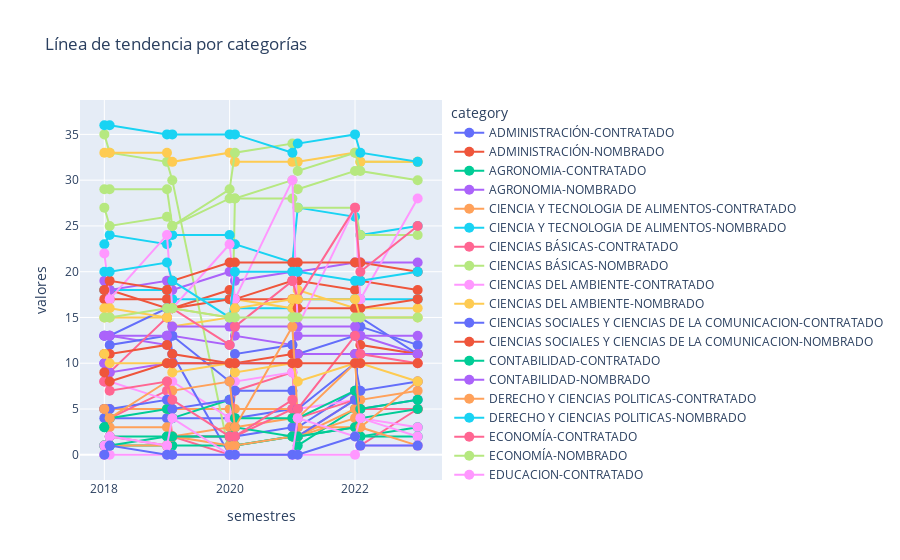

Here is the notebook cell this chart was saved with:
### Code cell
fig = px.line(df, x='semestres', y='valores', color='category', title='Línea de tendencia por categorías')
fig.update_traces(mode='lines+markers', marker=dict(size=10, symbol='circle'))
fig.show()

### Figure 1 — Plotly figure (JSON) as saved in the notebook; plotly's stock layout.template omitted (floating-point values rounded to 4 significant figures)
{"data": [{"hovertemplate": "category=ADMINISTRACIÓN-CONTRATADO<br>semestres=%{x}<br>valores=%{y}<extra></extra>", "legendgroup": "ADMINISTRACIÓN-CONTRATADO", "line": {"color": "#636efa", "dash": "solid"}, "marker": {"symbol": "circle", "size": 10}, "mode": "lines+markers", "name": "ADMINISTRACIÓN-CONTRATADO", "orientation": "v", "showlegend": true, "x": ["2018-1", "2018-2", "2019-1", "2019-2", "2020-1", "2020-2", "2021-1", "2021-2", "2022-1", "2022-2", "2023-1"], "xaxis": "x", "y": [4, 4, 4, 4, 4, 4, 5, 3, 7, 5, 6], "yaxis": "y", "type": "scatter"}, {"hovertemplate": "category=ADMINISTRACIÓN-NOMBRADO<br>semestres=%{x}<br>valores=%{y}<extra></extra>", "legendgroup": "ADMINISTRACIÓN-NOMBRADO", "line": {"color": "#EF553B", "dash": "solid"}, "marker": {"symbol": "circle", "size": 10}, "mode": "lines+markers", "name": "ADMINISTRACIÓN-NOMBRADO", "orientation": "v", "showlegend": true, "x": ["2018-1", "2018-2", "2019-1", "2019-2", "2020-1", "2020-2", "2021-1", "2021-2", "2022-1", "2022-2", "2023-1"], "xaxis": "x", "y": [18, 18, 16, 16, 18, 17, 19, 19, 18, 19, 18], "yaxis": "y", "type": "scatter"}, {"hovertemplate": "category=AGRONOMIA-CONTRATADO<br>semestres=%{x}<br>valores=%{y}<extra></extra>", "legendgroup": "AGRONOMIA-CONTRATADO", "line": {"color": "#00cc96", "dash": "solid"}, "marker": {"symbol": "circle", "size": 10}, "mode": "lines+markers", "name": "AGRONOMIA-CONTRATADO", "orientation": "v", "showlegend": true, "x": ["2018-1", "2018-2", "2019-1", "2019-2", "2020-1", "2020-2", "2021-1", "2021-2", "2022-1", "2022-2", "2023-1"], "xaxis": "x", "y": [3, 2, 2, 2, 2, 1, 2, 2, 3, 2, 3], "yaxis": "y", "type": "scatter"}, {"hovertemplate": "category=AGRONOMIA-NOMBRADO<br>semestres=%{x}<br>valores=%{y}<extra></extra>", "legendgroup": "AGRONOMIA-NOMBRADO", "line": {"color": "#ab63fa", "dash": "solid"}, "marker": {"symbol": "circle", "size": 10}, "mode": "lines+markers", "name": "AGRONOMIA-NOMBRADO", "orientation": "v", "showlegend": true, "x": ["2018-1", "2018-2", "2019-1", "2019-2", "2020-1", "2020-2", "2021-1", "2021-2", "2022-1", "2022-2", "2023-1"], "xaxis": "x", "y": [13, 13, 12, 13, 12, 13, 12, 13, 13, 13, 11], "yaxis": "y", "type": "scatter"}, {"hovertemplate": "category=CIENCIA Y TECNOLOGIA DE ALIMENTOS-CONTRATADO<br>semestres=%{x}<br>valores=%{y}<extra></extra>", "legendgroup": "CIENCIA Y TECNOLOGIA DE ALIMENTOS-CONTRATADO", "line": {"color": "#FFA15A", "dash": "solid"}, "marker": {"symbol": "circle", "size": 10}, "mode": "lines+markers", "name": "CIENCIA Y TECNOLOGIA DE ALIMENTOS-CONTRATADO", "orientation": "v", "showlegend": true, "x": ["2018-1", "2018-2", "2019-1", "2019-2", "2020-1", "2020-2", "2021-1", "2021-2", "2022-1", "2022-2", "2023-1"], "xaxis": "x", "y": [5, 5, 5, 5, 5, 5, 5, 3, 3, 5, 5], "yaxis": "y", "type": "scatter"}, {"hovertemplate": "category=CIENCIA Y TECNOLOGIA DE ALIMENTOS-NOMBRADO<br>semestres=%{x}<br>valores=%{y}<extra></extra>", "legendgroup": "CIENCIA Y TECNOLOGIA DE ALIMENTOS-NOMBRADO", "line": {"color": "#19d3f3", "dash": "solid"}, "marker": {"symbol": "circle", "size": 10}, "mode": "lines+markers", "name": "CIENCIA Y TECNOLOGIA DE ALIMENTOS-NOMBRADO", "orientation": "v", "showlegend": true, "x": ["2018-1", "2018-2", "2019-1", "2019-2", "2020-1", "2020-2", "2021-1", "2021-2", "2022-1", "2022-2", "2023-1"], "xaxis": "x", "y": [18, 18, 18, 17, 17, 16, 16, 17, 17, 17, 17], "yaxis": "y", "type": "scatter"}, {"hovertemplate": "category=CIENCIAS BÁSICAS-CONTRATADO<br>semestres=%{x}<br>valores=%{y}<extra></extra>", "legendgroup": "CIENCIAS BÁSICAS-CONTRATADO", "line": {"color": "#FF6692", "dash": "solid"}, "marker": {"symbol": "circle", "size": 10}, "mode": "lines+markers", "name": "CIENCIAS BÁSICAS-CONTRATADO", "orientation": "v", "showlegend": true, "x": ["2018-1", "2018-2", "2019-1", "2019-2", "2020-1", "2020-2", "2021-1", "2021-2", "2022-1", "2022-2", "2023-1"], "xaxis": "x", "y": [5, 4, 7, 2, 0, 7, 9, 2, 6, 1, 5], "yaxis": "y", "type": "scatter"}, {"hovertemplate": "category=CIENCIAS BÁSICAS-NOMBRADO<br>semestres=%{x}<br>valores=%{y}<extra></extra>", "legendgroup": "CIENCIAS BÁSICAS-NOMBRADO", "line": {"color": "#B6E880", "dash": "solid"}, "marker": {"symbol": "circle", "size": 10}, "mode": "lines+markers", "name": "CIENCIAS BÁSICAS-NOMBRADO", "orientation": "v", "showlegend": true, "x": ["2018-1", "2018-2", "2019-1", "2019-2", "2020-1", "2020-2", "2021-1", "2021-2", "2022-1", "2022-2", "2023-1"], "xaxis": "x", "y": [35, 33, 32, 30, 0, 28, 30, 29, 31, 32, 32], "yaxis": "y", "type": "scatter"}, {"hovertemplate": "category=CIENCIAS DEL AMBIENTE-CONTRATADO<br>semestres=%{x}<br>valores=%{y}<extra></extra>", "legendgroup": "CIENCIAS DEL AMBIENTE-CONTRATADO", "line": {"color": "#FF97FF", "dash": "solid"}, "marker": {"symbol": "circle", "size": 10}, "mode": "lines+markers", "name": "CIENCIAS DEL AMBIENTE-CONTRATADO", "orientation": "v", "showlegend": true, "x": ["2018-1", "2018-2", "2019-1", "2019-2", "2020-1", "2020-2", "2021-1", "2021-2", "2022-1", "2022-2", "2023-1"], "xaxis": "x", "y": [8, 8, 6, 8, 4, 8, 9, 5, 6, 4, 3], "yaxis": "y", "type": "scatter"}, {"hovertemplate": "category=CIENCIAS DEL AMBIENTE-NOMBRADO<br>semestres=%{x}<br>valores=%{y}<extra></extra>", "legendgroup": "CIENCIAS DEL AMBIENTE-NOMBRADO", "line": {"color": "#FECB52", "dash": "solid"}, "marker": {"symbol": "circle", "size": 10}, "mode": "lines+markers", "name": "CIENCIAS DEL AMBIENTE-NOMBRADO", "orientation": "v", "showlegend": true, "x": ["2018-1", "2018-2", "2019-1", "2019-2", "2020-1", "2020-2", "2021-1", "2021-2", "2022-1", "2022-2", "2023-1"], "xaxis": "x", "y": [15, 15, 15, 14, 15, 17, 16, 18, 16, 16, 16], "yaxis": "y", "type": "scatter"}, {"hovertemplate": "category=CIENCIAS SOCIALES Y CIENCIAS DE LA COMUNICACION-CONTRATADO<br>semestres=%{x}<br>valores=%{y}<extra></extra>", "legendgroup": "CIENCIAS SOCIALES Y CIENCIAS DE LA COMUNICACION-CONTRATADO", "line": {"color": "#636efa", "dash": "solid"}, "marker": {"symbol": "circle", "size": 10}, "mode": "lines+markers", "name": "CIENCIAS SOCIALES Y CIENCIAS DE LA COMUNICACION-CONTRATADO", "orientation": "v", "showlegend": true, "x": ["2018-1", "2018-2", "2019-1", "2019-2", "2020-1", "2020-2", "2021-1", "2021-2", "2022-1", "2022-2", "2023-1"], "xaxis": "x", "y": [10, 12, 13, 13, 8, 11, 12, 11, 13, 14, 12], "yaxis": "y", "type": "scatter"}, {"hovertemplate": "category=CIENCIAS SOCIALES Y CIENCIAS DE LA COMUNICACION-NOMBRADO<br>semestres=%{x}<br>valores=%{y}<extra></extra>", "legendgroup": "CIENCIAS SOCIALES Y CIENCIAS DE LA COMUNICACION-NOMBRADO", "line": {"color": "#EF553B", "dash": "solid"}, "marker": {"symbol": "circle", "size": 10}, "mode": "lines+markers", "name": "CIENCIAS SOCIALES Y CIENCIAS DE LA COMUNICACION-NOMBRADO", "orientation": "v", "showlegend": true, "x": ["2018-1", "2018-2", "2019-1", "2019-2", "2020-1", "2020-2", "2021-1", "2021-2", "2022-1", "2022-2", "2023-1"], "xaxis": "x", "y": [17, 17, 17, 16, 17, 17, 17, 16, 16, 16, 17], "yaxis": "y", "type": "scatter"}, {"hovertemplate": "category=CONTABILIDAD-CONTRATADO<br>semestres=%{x}<br>valores=%{y}<extra></extra>", "legendgroup": "CONTABILIDAD-CONTRATADO", "line": {"color": "#00cc96", "dash": "solid"}, "marker": {"symbol": "circle", "size": 10}, "mode": "lines+markers", "name": "CONTABILIDAD-CONTRATADO", "orientation": "v", "showlegend": true, "x": ["2018-1", "2018-2", "2019-1", "2019-2", "2020-1", "2020-2", "2021-1", "2021-2", "2022-1", "2022-2", "2023-1"], "xaxis": "x", "y": [1, 1, 1, 1, 1, 1, 2, 1, 5, 2, 2], "yaxis": "y", "type": "scatter"}, {"hovertemplate": "category=CONTABILIDAD-NOMBRADO<br>semestres=%{x}<br>valores=%{y}<extra></extra>", "legendgroup": "CONTABILIDAD-NOMBRADO", "line": {"color": "#ab63fa", "dash": "solid"}, "marker": {"symbol": "circle", "size": 10}, "mode": "lines+markers", "name": "CONTABILIDAD-NOMBRADO", "orientation": "v", "showlegend": true, "x": ["2018-1", "2018-2", "2019-1", "2019-2", "2020-1", "2020-2", "2021-1", "2021-2", "2022-1", "2022-2", "2023-1"], "xaxis": "x", "y": [19, 18, 19, 18, 20, 19, 20, 20, 21, 21, 21], "yaxis": "y", "type": "scatter"}, {"hovertemplate": "category=DERECHO Y CIENCIAS POLITICAS-CONTRATADO<br>semestres=%{x}<br>valores=%{y}<extra></extra>", "legendgroup": "DERECHO Y CIENCIAS POLITICAS-CONTRATADO", "line": {"color": "#FFA15A", "dash": "solid"}, "marker": {"symbol": "circle", "size": 10}, "mode": "lines+markers", "name": "DERECHO Y CIENCIAS POLITICAS-CONTRATADO", "orientation": "v", "showlegend": true, "x": ["2018-1", "2018-2", "2019-1", "2019-2", "2020-1", "2020-2", "2021-1", "2021-2", "2022-1", "2022-2", "2023-1"], "xaxis": "x", "y": [5, 3, 3, 2, 3, 3, 4, 2, 5, 6, 7], "yaxis": "y", "type": "scatter"}, {"hovertemplate": "category=DERECHO Y CIENCIAS POLITICAS-NOMBRADO<br>semestres=%{x}<br>valores=%{y}<extra></extra>", "legendgroup": "DERECHO Y CIENCIAS POLITICAS-NOMBRADO", "line": {"color": "#19d3f3", "dash": "solid"}, "marker": {"symbol": "circle", "size": 10}, "mode": "lines+markers", "name": "DERECHO Y CIENCIAS POLITICAS-NOMBRADO", "orientation": "v", "showlegend": true, "x": ["2018-1", "2018-2", "2019-1", "2019-2", "2020-1", "2020-2", "2021-1", "2021-2", "2022-1", "2022-2", "2023-1"], "xaxis": "x", "y": [23, 24, 23, 24, 24, 23, 21, 27, 26, 24, 25], "yaxis": "y", "type": "scatter"}, {"hovertemplate": "category=ECONOMÍA-CONTRATADO<br>semestres=%{x}<br>valores=%{y}<extra></extra>", "legendgroup": "ECONOMÍA-CONTRATADO", "line": {"color": "#FF6692", "dash": "solid"}, "marker": {"symbol": "circle", "size": 10}, "mode": "lines+markers", "name": "ECONOMÍA-CONTRATADO", "orientation": "v", "showlegend": true, "x": ["2018-1", "2018-2", "2019-1", "2019-2", "2020-1", "2020-2", "2021-1", "2021-2", "2022-1", "2022-2", "2023-1"], "xaxis": "x", "y": [0, 2, 1, 2, 2, 2, 5, 4, 6, 5, 5], "yaxis": "y", "type": "scatter"}, {"hovertemplate": "category=ECONOMÍA-NOMBRADO<br>semestres=%{x}<br>valores=%{y}<extra></extra>", "legendgroup": "ECONOMÍA-NOMBRADO", "line": {"color": "#B6E880", "dash": "solid"}, "marker": {"symbol": "circle", "size": 10}, "mode": "lines+markers", "name": "ECONOMÍA-NOMBRADO", "orientation": "v", "showlegend": true, "x": ["2018-1", "2018-2", "2019-1", "2019-2", "2020-1", "2020-2", "2021-1", "2021-2", "2022-1", "2022-2", "2023-1"], "xaxis": "x", "y": [27, 25, 26, 25, 28, 28, 28, 27, 27, 24, 24], "yaxis": "y", "type": "scatter"}, {"hovertemplate": "category=EDUCACION-CONTRATADO<br>semestres=%{x}<br>valores=%{y}<extra></extra>", "legendgroup": "EDUCACION-CONTRATADO", "line": {"color": "#FF97FF", "dash": "solid"}, "marker": {"symbol": "circle", "size": 10}, "mode": "lines+markers", "name": "EDUCACION-CONTRATADO", "orientation": "v", "showlegend": true, "x": ["2018-1", "2018-2", "2019-1", "2019-2", "2020-1", "2020-2", "2021-1", "2021-2", "2022-1", "2022-2", "2023-1"], "xaxis": "x", "y": [22, 17, 24, 16, 23, 17, 30, 14, 27, 17, 28], "yaxis": "y", "type": "scatter"}, {"hovertemplate": "category=EDUCACION-NOMBRADO<br>semestres=%{x}<br>valores=%{y}<extra></extra>", "legendgroup": "EDUCACION-NOMBRADO", "line": {"color": "#FECB52", "dash": "solid"}, "marker": {"symbol": "circle", "size": 10}, "mode": "lines+markers", "name": "EDUCACION-NOMBRADO", "orientation": "v", "showlegend": true, "x": ["2018-1", "2018-2", "2019-1", "2019-2", "2020-1", "2020-2", "2021-1", "2021-2", "2022-1", "2022-2", "2023-1"], "xaxis": "x", "y": [33, 33, 33, 32, 33, 32, 32, 32, 33, 32, 32], "yaxis": "y", "type": "scatter"}, {"hovertemplate": "category=ENFERMERÍA-CONTRATADO<br>semestres=%{x}<br>valores=%{y}<extra></extra>", "legendgroup": "ENFERMERÍA-CONTRATADO", "line": {"color": "#636efa", "dash": "solid"}, "marker": {"symbol": "circle", "size": 10}, "mode": "lines+markers", "name": "ENFERMERÍA-CONTRATADO", "orientation": "v", "showlegend": true, "x": ["2018-1", "2018-2", "2019-1", "2019-2", "2020-1", "2020-2", "2021-1", "2021-2", "2022-1", "2022-2", "2023-1"], "xaxis": "x", "y": [13, 13, 16, 11, 0, 2, 3, 2, 6, 15, 11], "yaxis": "y", "type": "scatter"}, {"hovertemplate": "category=ENFERMERÍA-NOMBRADO<br>semestres=%{x}<br>valores=%{y}<extra></extra>", "legendgroup": "ENFERMERÍA-NOMBRADO", "line": {"color": "#EF553B", "dash": "solid"}, "marker": {"symbol": "circle", "size": 10}, "mode": "lines+markers", "name": "ENFERMERÍA-NOMBRADO", "orientation": "v", "showlegend": true, "x": ["2018-1", "2018-2", "2019-1", "2019-2", "2020-1", "2020-2", "2021-1", "2021-2", "2022-1", "2022-2", "2023-1"], "xaxis": "x", "y": [18, 19, 18, 19, 21, 21, 21, 21, 21, 21, 20], "yaxis": "y", "type": "scatter"}, {"hovertemplate": "category=ESTADÍSTICA-CONTRATADO<br>semestres=%{x}<br>valores=%{y}<extra></extra>", "legendgroup": "ESTADÍSTICA-CONTRATADO", "line": {"color": "#00cc96", "dash": "solid"}, "marker": {"symbol": "circle", "size": 10}, "mode": "lines+markers", "name": "ESTADÍSTICA-CONTRATADO", "orientation": "v", "showlegend": true, "x": ["2018-1", "2018-2", "2019-1", "2019-2", "2020-1", "2020-2", "2021-1", "2021-2", "2022-1", "2022-2", "2023-1"], "xaxis": "x", "y": [3, 4, 5, 4, 6, 4, 4, 4, 7, 4, 5], "yaxis": "y", "type": "scatter"}, {"hovertemplate": "category=ESTADÍSTICA-NOMBRADO<br>semestres=%{x}<br>valores=%{y}<extra></extra>", "legendgroup": "ESTADÍSTICA-NOMBRADO", "line": {"color": "#ab63fa", "dash": "solid"}, "marker": {"symbol": "circle", "size": 10}, "mode": "lines+markers", "name": "ESTADÍSTICA-NOMBRADO", "orientation": "v", "showlegend": true, "x": ["2018-1", "2018-2", "2019-1", "2019-2", "2020-1", "2020-2", "2021-1", "2021-2", "2022-1", "2022-2", "2023-1"], "xaxis": "x", "y": [13, 13, 13, 14, 14, 14, 14, 14, 14, 13, 13], "yaxis": "y", "type": "scatter"}, {"hovertemplate": "category=INGENIERIA AGRICOLA-CONTRATADO<br>semestres=%{x}<br>valores=%{y}<extra></extra>", "legendgroup": "INGENIERIA AGRICOLA-CONTRATADO", "line": {"color": "#FFA15A", "dash": "solid"}, "marker": {"symbol": "circle", "size": 10}, "mode": "lines+markers", "name": "INGENIERIA AGRICOLA-CONTRATADO", "orientation": "v", "showlegend": true, "x": ["2018-1", "2018-2", "2019-1", "2019-2", "2020-1", "2020-2", "2021-1", "2021-2", "2022-1", "2022-2", "2023-1"], "xaxis": "x", "y": [1, 1, 1, 2, 1, 1, 2, 2, 4, 3, 1], "yaxis": "y", "type": "scatter"}, {"hovertemplate": "category=INGENIERIA AGRICOLA-NOMBRADO<br>semestres=%{x}<br>valores=%{y}<extra></extra>", "legendgroup": "INGENIERIA AGRICOLA-NOMBRADO", "line": {"color": "#19d3f3", "dash": "solid"}, "marker": {"symbol": "circle", "size": 10}, "mode": "lines+markers", "name": "INGENIERIA AGRICOLA-NOMBRADO", "orientation": "v", "showlegend": true, "x": ["2018-1", "2018-2", "2019-1", "2019-2", "2020-1", "2020-2", "2021-1", "2021-2", "2022-1", "2022-2", "2023-1"], "xaxis": "x", "y": [20, 20, 21, 19, 15, 20, 20, 20, 19, 19, 20], "yaxis": "y", "type": "scatter"}, {"hovertemplate": "category=INGENIERIA CIVIL-CONTRATADO<br>semestres=%{x}<br>valores=%{y}<extra></extra>", "legendgroup": "INGENIERIA CIVIL-CONTRATADO", "line": {"color": "#FF6692", "dash": "solid"}, "marker": {"symbol": "circle", "size": 10}, "mode": "lines+markers", "name": "INGENIERIA CIVIL-CONTRATADO", "orientation": "v", "showlegend": true, "x": ["2018-1", "2018-2", "2019-1", "2019-2", "2020-1", "2020-2", "2021-1", "2021-2", "2022-1", "2022-2", "2023-1"], "xaxis": "x", "y": [8, 9, 15, 16, 12, 14, 19, 17, 27, 20, 25], "yaxis": "y", "type": "scatter"}, {"hovertemplate": "category=INGENIERIA CIVIL-NOMBRADO<br>semestres=%{x}<br>valores=%{y}<extra></extra>", "legendgroup": "INGENIERIA CIVIL-NOMBRADO", "line": {"color": "#B6E880", "dash": "solid"}, "marker": {"symbol": "circle", "size": 10}, "mode": "lines+markers", "name": "INGENIERIA CIVIL-NOMBRADO", "orientation": "v", "showlegend": true, "x": ["2018-1", "2018-2", "2019-1", "2019-2", "2020-1", "2020-2", "2021-1", "2021-2", "2022-1", "2022-2", "2023-1"], "xaxis": "x", "y": [29, 29, 29, 25, 29, 33, 34, 31, 33, 31, 30], "yaxis": "y", "type": "scatter"}, {"hovertemplate": "category=INGENIERIA DE MINAS-CONTRATADO<br>semestres=%{x}<br>valores=%{y}<extra></extra>", "legendgroup": "INGENIERIA DE MINAS-CONTRATADO", "line": {"color": "#FF97FF", "dash": "solid"}, "marker": {"symbol": "circle", "size": 10}, "mode": "lines+markers", "name": "INGENIERIA DE MINAS-CONTRATADO", "orientation": "v", "showlegend": true, "x": ["2018-1", "2018-2", "2019-1", "2019-2", "2020-1", "2020-2", "2021-1", "2021-2", "2022-1", "2022-2", "2023-1"], "xaxis": "x", "y": [0, 0, 0, 0, 0, 0, 0, 0, 0, 1, 1], "yaxis": "y", "type": "scatter"}, {"hovertemplate": "category=INGENIERIA DE MINAS-NOMBRADO<br>semestres=%{x}<br>valores=%{y}<extra></extra>", "legendgroup": "INGENIERIA DE MINAS-NOMBRADO", "line": {"color": "#FECB52", "dash": "solid"}, "marker": {"symbol": "circle", "size": 10}, "mode": "lines+markers", "name": "INGENIERIA DE MINAS-NOMBRADO", "orientation": "v", "showlegend": true, "x": ["2018-1", "2018-2", "2019-1", "2019-2", "2020-1", "2020-2", "2021-1", "2021-2", "2022-1", "2022-2", "2023-1"], "xaxis": "x", "y": [16, 16, 15, 16, 15, 16, 17, 17, 17, 15, 15], "yaxis": "y", "type": "scatter"}, {"hovertemplate": "category=INGENIERIA DE SISTEMAS Y TELECOMUNICACIONES-CONTRATADO<br>semestres=%{x}<br>valores=%{y}<extra></extra>", "legendgroup": "INGENIERIA DE SISTEMAS Y TELECOMUNICACIONES-CONTRATADO", "line": {"color": "#636efa", "dash": "solid"}, "marker": {"symbol": "circle", "size": 10}, "mode": "lines+markers", "name": "INGENIERIA DE SISTEMAS Y TELECOMUNICACIONES-CONTRATADO", "orientation": "v", "showlegend": true, "x": ["2018-1", "2018-2", "2019-1", "2019-2", "2020-1", "2020-2", "2021-1", "2021-2", "2022-1", "2022-2", "2023-1"], "xaxis": "x", "y": [5, 5, 6, 5, 6, 7, 7, 5, 10, 7, 8], "yaxis": "y", "type": "scatter"}, {"hovertemplate": "category=INGENIERIA DE SISTEMAS Y TELECOMUNICACIONES-NOMBRADO<br>semestres=%{x}<br>valores=%{y}<extra></extra>", "legendgroup": "INGENIERIA DE SISTEMAS Y TELECOMUNICACIONES-NOMBRADO", "line": {"color": "#EF553B", "dash": "solid"}, "marker": {"symbol": "circle", "size": 10}, "mode": "lines+markers", "name": "INGENIERIA DE SISTEMAS Y TELECOMUNICACIONES-NOMBRADO", "orientation": "v", "showlegend": true, "x": ["2018-1", "2018-2", "2019-1", "2019-2", "2020-1", "2020-2", "2021-1", "2021-2", "2022-1", "2022-2", "2023-1"], "xaxis": "x", "y": [11, 11, 12, 11, 10, 10, 11, 11, 11, 12, 11], "yaxis": "y", "type": "scatter"}, {"hovertemplate": "category=INGENIERÍA SANITARIA-CONTRATADO<br>semestres=%{x}<br>valores=%{y}<extra></extra>", "legendgroup": "INGENIERÍA SANITARIA-CONTRATADO", "line": {"color": "#00cc96", "dash": "solid"}, "marker": {"symbol": "circle", "size": 10}, "mode": "lines+markers", "name": "INGENIERÍA SANITARIA-CONTRATADO", "orientation": "v", "showlegend": true, "x": ["2018-1", "2018-2", "2019-1", "2019-2", "2020-1", "2020-2", "2021-1", "2021-2", "2022-1", "2022-2", "2023-1"], "xaxis": "x", "y": [1, 1, 2, 2, 2, 3, 2, 2, 3, 5, 6], "yaxis": "y", "type": "scatter"}, {"hovertemplate": "category=INGENIERÍA SANITARIA-NOMBRADO<br>semestres=%{x}<br>valores=%{y}<extra></extra>", "legendgroup": "INGENIERÍA SANITARIA-NOMBRADO", "line": {"color": "#ab63fa", "dash": "solid"}, "marker": {"symbol": "circle", "size": 10}, "mode": "lines+markers", "name": "INGENIERÍA SANITARIA-NOMBRADO", "orientation": "v", "showlegend": true, "x": ["2018-1", "2018-2", "2019-1", "2019-2", "2020-1", "2020-2", "2021-1", "2021-2", "2022-1", "2022-2", "2023-1"], "xaxis": "x", "y": [10, 9, 10, 10, 10, 10, 10, 11, 11, 11, 11], "yaxis": "y", "type": "scatter"}, {"hovertemplate": "category=MATEMÁTICA-CONTRATADO<br>semestres=%{x}<br>valores=%{y}<extra></extra>", "legendgroup": "MATEMÁTICA-CONTRATADO", "line": {"color": "#FFA15A", "dash": "solid"}, "marker": {"symbol": "circle", "size": 10}, "mode": "lines+markers", "name": "MATEMÁTICA-CONTRATADO", "orientation": "v", "showlegend": true, "x": ["2018-1", "2018-2", "2019-1", "2019-2", "2020-1", "2020-2", "2021-1", "2021-2", "2022-1", "2022-2", "2023-1"], "xaxis": "x", "y": [5, 4, 8, 7, 8, 3, 14, 4, 10, 3, 8], "yaxis": "y", "type": "scatter"}, {"hovertemplate": "category=MATEMÁTICA-NOMBRADO<br>semestres=%{x}<br>valores=%{y}<extra></extra>", "legendgroup": "MATEMÁTICA-NOMBRADO", "line": {"color": "#19d3f3", "dash": "solid"}, "marker": {"symbol": "circle", "size": 10}, "mode": "lines+markers", "name": "MATEMÁTICA-NOMBRADO", "orientation": "v", "showlegend": true, "x": ["2018-1", "2018-2", "2019-1", "2019-2", "2020-1", "2020-2", "2021-1", "2021-2", "2022-1", "2022-2", "2023-1"], "xaxis": "x", "y": [36, 36, 35, 35, 35, 35, 33, 34, 35, 33, 32], "yaxis": "y", "type": "scatter"}, {"hovertemplate": "category=OBSTETRICIA-CONTRATADO<br>semestres=%{x}<br>valores=%{y}<extra></extra>", "legendgroup": "OBSTETRICIA-CONTRATADO", "line": {"color": "#FF6692", "dash": "solid"}, "marker": {"symbol": "circle", "size": 10}, "mode": "lines+markers", "name": "OBSTETRICIA-CONTRATADO", "orientation": "v", "showlegend": true, "x": ["2018-1", "2018-2", "2019-1", "2019-2", "2020-1", "2020-2", "2021-1", "2021-2", "2022-1", "2022-2", "2023-1"], "xaxis": "x", "y": [8, 7, 8, 6, 2, 2, 6, 5, 13, 11, 10], "yaxis": "y", "type": "scatter"}, {"hovertemplate": "category=OBSTETRICIA-NOMBRADO<br>semestres=%{x}<br>valores=%{y}<extra></extra>", "legendgroup": "OBSTETRICIA-NOMBRADO", "line": {"color": "#B6E880", "dash": "solid"}, "marker": {"symbol": "circle", "size": 10}, "mode": "lines+markers", "name": "OBSTETRICIA-NOMBRADO", "orientation": "v", "showlegend": true, "x": ["2018-1", "2018-2", "2019-1", "2019-2", "2020-1", "2020-2", "2021-1", "2021-2", "2022-1", "2022-2", "2023-1"], "xaxis": "x", "y": [15, 15, 16, 16, 15, 15, 15, 15, 15, 15, 15], "yaxis": "y", "type": "scatter"}, {"hovertemplate": "category=PROPEDÉUTICA-CONTRATADO<br>semestres=%{x}<br>valores=%{y}<extra></extra>", "legendgroup": "PROPEDÉUTICA-CONTRATADO", "line": {"color": "#FF97FF", "dash": "solid"}, "marker": {"symbol": "circle", "size": 10}, "mode": "lines+markers", "name": "PROPEDÉUTICA-CONTRATADO", "orientation": "v", "showlegend": true, "x": ["2018-1", "2018-2", "2019-1", "2019-2", "2020-1", "2020-2", "2021-1", "2021-2", "2022-1", "2022-2", "2023-1"], "xaxis": "x", "y": [1, 2, 1, 4, 0, 0, 0, 4, 2, 4, 2], "yaxis": "y", "type": "scatter"}, {"hovertemplate": "category=PROPEDÉUTICA-NOMBRADO<br>semestres=%{x}<br>valores=%{y}<extra></extra>", "legendgroup": "PROPEDÉUTICA-NOMBRADO", "line": {"color": "#FECB52", "dash": "solid"}, "marker": {"symbol": "circle", "size": 10}, "mode": "lines+markers", "name": "PROPEDÉUTICA-NOMBRADO", "orientation": "v", "showlegend": true, "x": ["2018-1", "2018-2", "2019-1", "2019-2", "2020-1", "2020-2", "2021-1", "2021-2", "2022-1", "2022-2", "2023-1"], "xaxis": "x", "y": [11, 10, 10, 9, 10, 9, 10, 8, 10, 10, 8], "yaxis": "y", "type": "scatter"}, {"hovertemplate": "category=TURISMO-CONTRATADO<br>semestres=%{x}<br>valores=%{y}<extra></extra>", "legendgroup": "TURISMO-CONTRATADO", "line": {"color": "#636efa", "dash": "solid"}, "marker": {"symbol": "circle", "size": 10}, "mode": "lines+markers", "name": "TURISMO-CONTRATADO", "orientation": "v", "showlegend": true, "x": ["2018-1", "2018-2", "2019-1", "2019-2", "2020-1", "2020-2", "2021-1", "2021-2", "2022-1", "2022-2", "2023-1"], "xaxis": "x", "y": [0, 1, 0, 0, 0, 0, 0, 0, 2, 1, 1], "yaxis": "y", "type": "scatter"}, {"hovertemplate": "category=TURISMO-NOMBRADO<br>semestres=%{x}<br>valores=%{y}<extra></extra>", "legendgroup": "TURISMO-NOMBRADO", "line": {"color": "#EF553B", "dash": "solid"}, "marker": {"symbol": "circle", "size": 10}, "mode": "lines+markers", "name": "TURISMO-NOMBRADO", "orientation": "v", "showlegend": true, "x": ["2018-1", "2018-2", "2019-1", "2019-2", "2020-1", "2020-2", "2021-1", "2021-2", "2022-1", "2022-2", "2023-1"], "xaxis": "x", "y": [9, 8, 10, 10, 10, 10, 10, 10, 10, 10, 10], "yaxis": "y", "type": "scatter"}], "layout": {"xaxis": {"anchor": "y", "domain": [0.0, 1.0], "title": {"text": "semestres"}}, "yaxis": {"anchor": "x", "domain": [0.0, 1.0], "title": {"text": "valores"}}, "legend": {"title": {"text": "category"}, "tracegroupgap": 0}, "title": {"text": "Línea de tendencia por categorías"}}}
